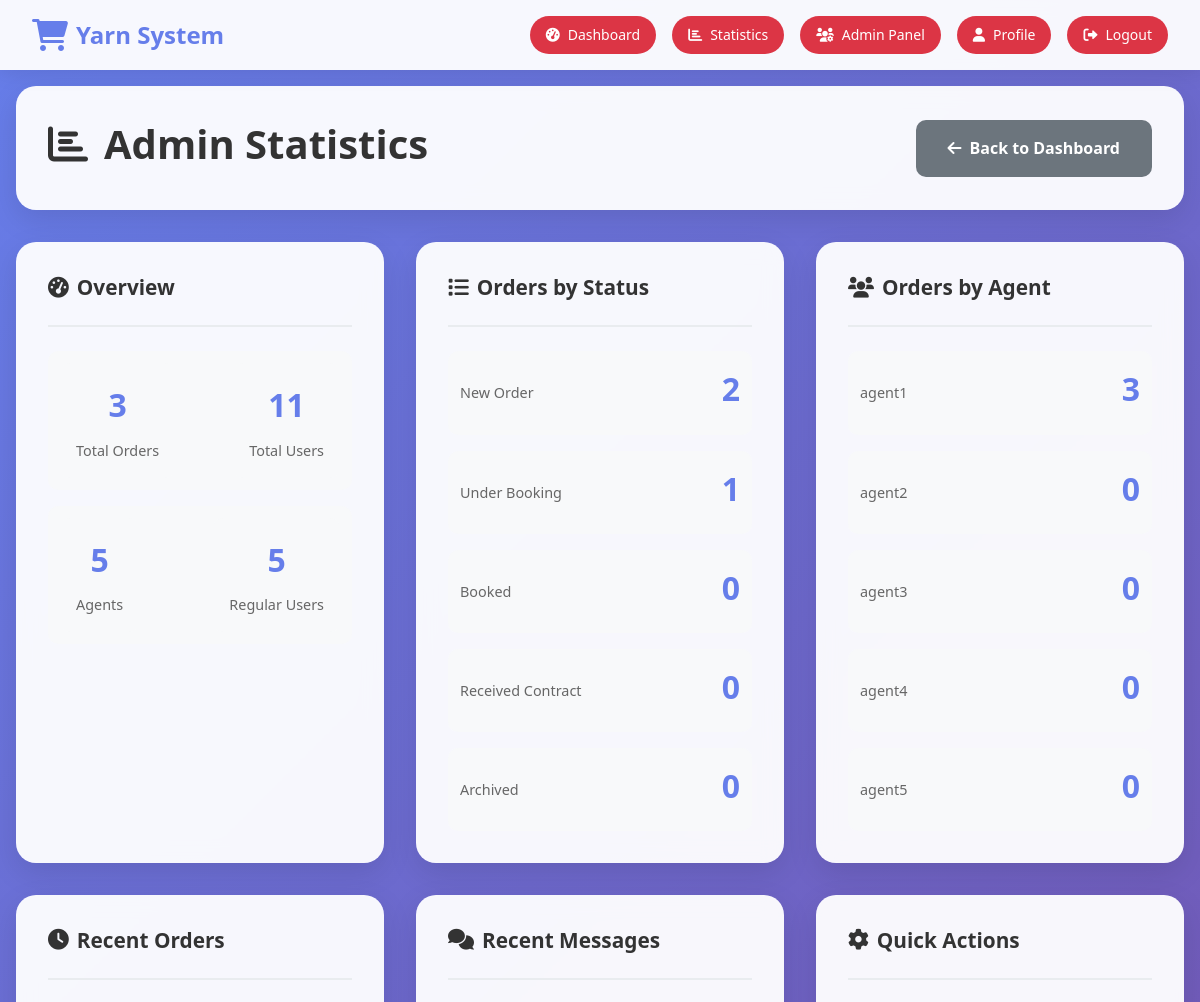
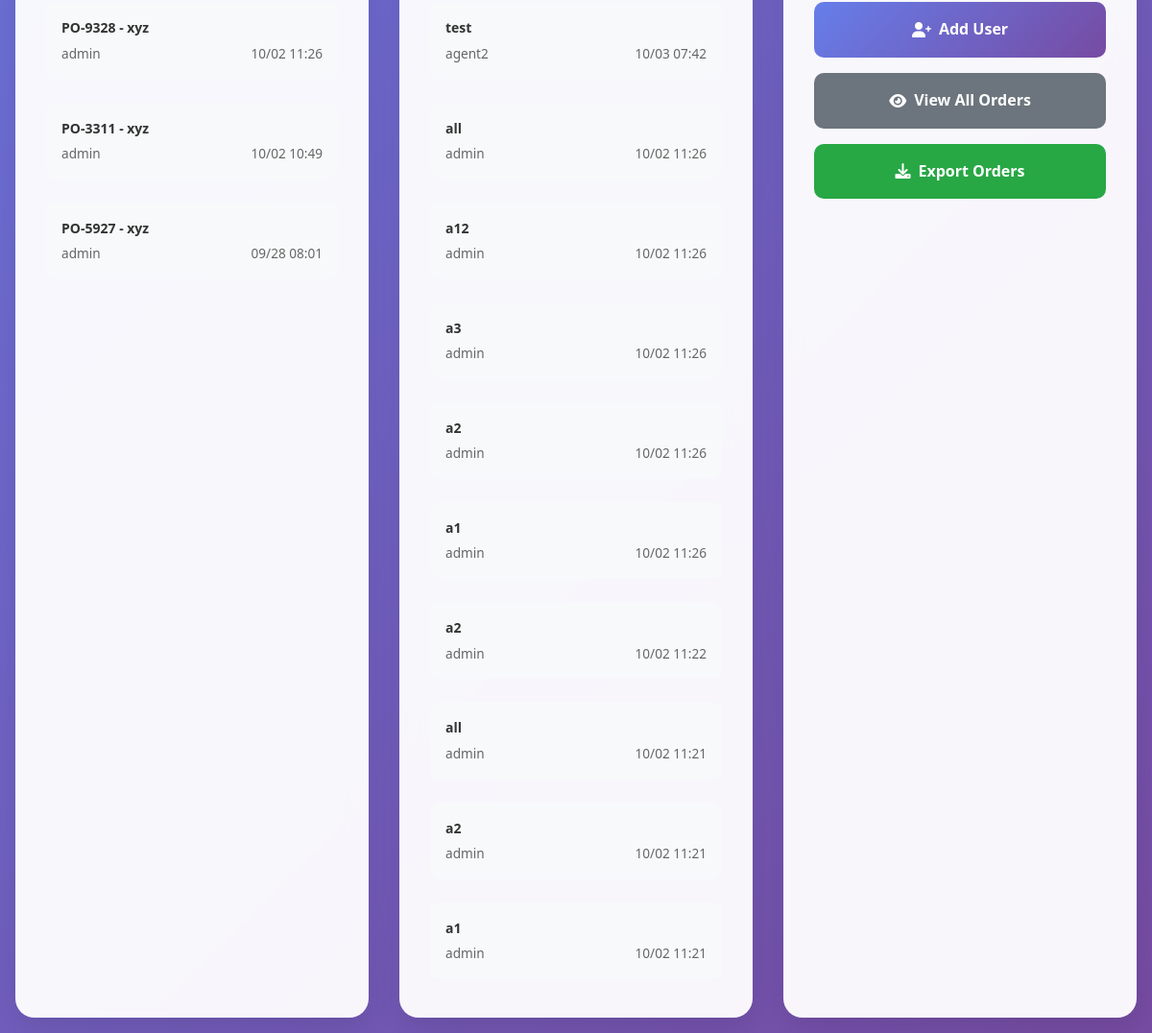
The app's page /admin_stats (signed in), older data (2 pictures, top to bottom).
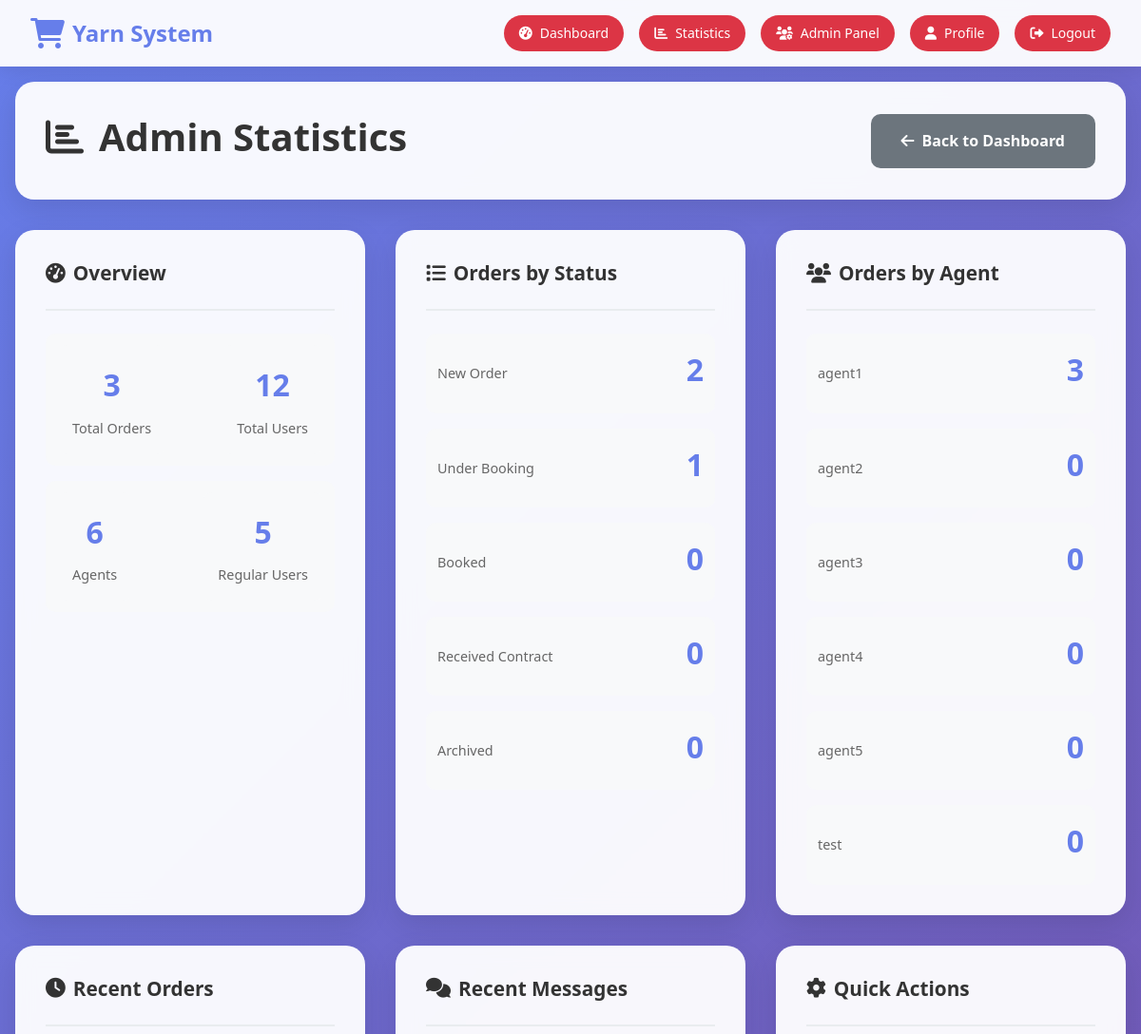
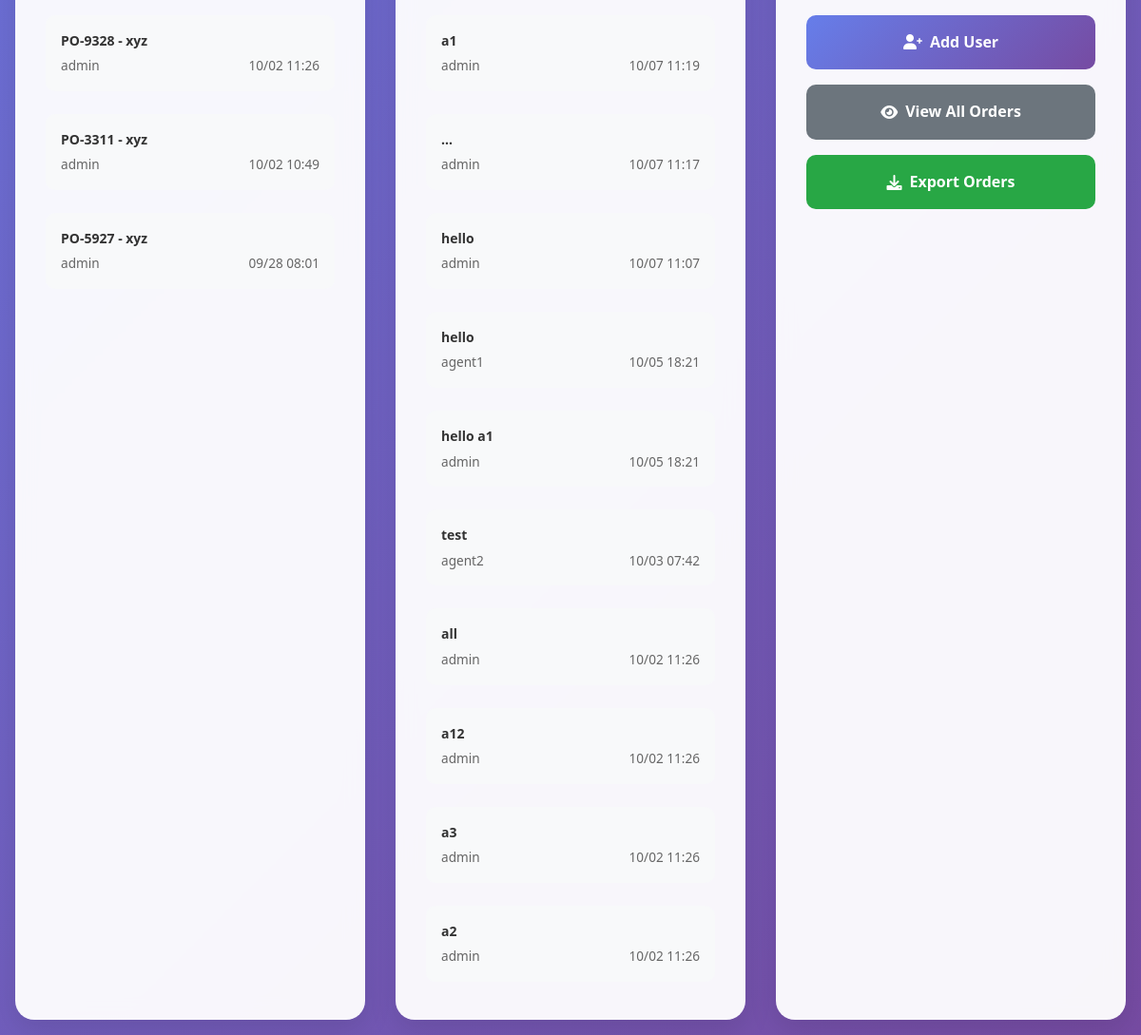
The same page, newer data (2 pictures, top to bottom).
### app.py (models this page shows)
class Order(db.Model):
    id = db.Column(db.Integer, primary_key=True)
    order_id = db.Column(db.String(50), unique=True, nullable=False)  # e.g., PO-1052
    customer_name = db.Column(db.String(200), nullable=False)
    yarn_type = db.Column(db.String(100), nullable=False)
    quantity_kg = db.Column(db.Float, nullable=False)
    startup_date = db.Column(db.Date, nullable=False)
    order_type = db.Column(db.String(20), nullable=False)  # Local / Export
    amount_usd = db.Column(db.Float, nullable=False)
    status = db.Column(db.String(50), nullable=False, default='New Order')
    created_by = db.Column(db.Integer, db.ForeignKey('user.id'), nullable=False)
    assigned_agent = db.Column(db.Integer, db.ForeignKey('user.id'))  # Primary agent
    created_at = db.Column(db.DateTime, default=datetime.utcnow)
    updated_at = db.Column(db.DateTime, default=datetime.utcnow, onupdate=datetime.utcnow)
    creator = db.relationship('User', foreign_keys=[created_by], backref='created_orders')
    agent = db.relationship('User', foreign_keys=[assigned_agent], backref='assigned_orders')

class User(db.Model):
    id = db.Column(db.Integer, primary_key=True)
    username = db.Column(db.String(80), unique=True, nullable=False)
    email = db.Column(db.String(120), unique=True, nullable=False)
    password_hash = db.Column(db.String(120), nullable=False)
    role = db.Column(db.String(20), nullable=False)  # admin, agent, user
    created_at = db.Column(db.DateTime, default=datetime.utcnow)
    is_active = db.Column(db.Boolean, default=True)

class ChatMessage(db.Model):
    id = db.Column(db.Integer, primary_key=True)
    order_id = db.Column(db.Integer, db.ForeignKey('order.id'), nullable=False)
    sender_id = db.Column(db.Integer, db.ForeignKey('user.id'), nullable=False)
    message = db.Column(db.Text, nullable=False)
    created_at = db.Column(db.DateTime, default=datetime.utcnow)
    order = db.relationship('Order', backref='chat_messages')
    sender = db.relationship('User', foreign_keys=[sender_id], backref='sent_messages')
    tagged_agents = db.relationship('ChatTag', backref='message', cascade='all, delete-orphan')

### app.py (the view)
@app.route('/admin_stats')
def admin_stats():
    if 'user_id' not in session:
        return redirect(url_for('login'))
    user = User.query.get(session['user_id'])
    if user.role != 'admin':
        flash('Access denied. Admin privileges required.', 'error')
        return redirect(url_for('dashboard'))
    total_orders = Order.query.count()
    total_users = User.query.count()
    total_agents = User.query.filter_by(role='agent').count()
    total_admins = User.query.filter_by(role='admin').count()
    total_regular_users = User.query.filter_by(role='user').count()
    orders_by_status = {}
    for status in ORDER_STATUSES.keys():
        count = Order.query.filter_by(status=status).count()
        orders_by_status[status] = count
    orders_by_agent = {}
    for agent in User.query.filter_by(role='agent').all():
        count = Order.query.filter_by(assigned_agent=agent.id).count()
        orders_by_agent[agent.username] = count
    total_revenue = db.session.query(db.func.sum(Order.amount_usd)).scalar() or 0
    local_revenue = db.session.query(db.func.sum(Order.amount_usd)).filter_by(order_type='Local').scalar() or 0
    export_revenue = db.session.query(db.func.sum(Order.amount_usd)).filter_by(order_type='Export').scalar() or 0
    recent_orders = Order.query.order_by(Order.created_at.desc()).limit(10).all()
    recent_messages = ChatMessage.query.order_by(ChatMessage.created_at.desc()).limit(10).all()
    return render_template('admin_stats.html',
                         user=user,
                         total_orders=total_orders,
                         total_users=total_users,
                         total_agents=total_agents,
                         total_admins=total_admins,
                         total_regular_users=total_regular_users,
                         orders_by_status=orders_by_status,
                         orders_by_agent=orders_by_agent,
                         total_revenue=total_revenue,
                         local_revenue=local_revenue,
                         export_revenue=export_revenue,
                         recent_orders=recent_orders,
                         recent_messages=recent_messages)

### templates/admin_stats.html (shortened to what the changed rows need)
{% extends "base.html" %}
{% block content %}
<div class="admin-stats-container">
    <div class="stats-header">
        <h1><i class="fas fa-chart-bar"></i> Admin Statistics</h1>
    </div>
    <div class="stats-grid">
        <div class="stats-card">
            <div class="stats-card-content">
                <div class="stat-row">
                    <div class="stat-item">
                        <div class="stat-number">{{ total_users }}</div>
                        <div class="stat-label">Total Users</div>
                    </div>
                </div>
                <div class="stat-row">
                    <div class="stat-item">
                        <div class="stat-number">{{ total_agents }}</div>
                        <div class="stat-label">Agents</div>
                    </div>
                </div>
            </div>
        </div>
        <div class="stats-card">
            <div class="stats-card-content">
                {% for status, count in orders_by_status.items() %}
                <div class="stat-row">
                    <div class="stat-label">{{ status }}</div>
                    <div class="stat-number">{{ count }}</div>
                </div>
                {% endfor %}
            </div>
        </div>
        <div class="stats-card">
            <div class="stats-card-content">
                {% for agent_name, count in orders_by_agent.items() %}
                <div class="stat-row">
                    <div class="stat-label">{{ agent_name }}</div>
                    <div class="stat-number">{{ count }}</div>
                </div>
                {% endfor %}
            </div>
        </div>
        <div class="stats-card">
            <div class="stats-card-content">
                {% for order in recent_orders %}
                <div class="recent-item">
                    <div class="recent-title">{{ order.order_id }} - {{ order.customer_name }}</div>
                    <div class="recent-meta">
                        <span class="recent-creator">{{ order.creator.username }}</span>
                        <span class="recent-time">{{ order.created_at.strftime('%m/%d %H:%M') }}</span>
                    </div>
                </div>
                {% endfor %}
            </div>
        </div>
        <div class="stats-card">
            <div class="stats-card-content">
                {% for message in recent_messages %}
                <div class="recent-item">
                    <div class="recent-title">{{ message.message[:50] }}{% if message.message|length > 50 %}...{% endif %}</div>
                    <div class="recent-meta">
                        <span class="recent-creator">{{ message.sender.username }}</span>
                        <span class="recent-time">{{ message.created_at.strftime('%m/%d %H:%M') }}</span>
                    </div>
                </div>
                {% endfor %}
            </div>
        </div>
    </div>
</div>
{% endblock %}

Row changes from the older to the newer data that the page shows:
no longer on this page (row unchanged): ChatMessage: message "a1", sender.username "admin", created_at "10/02 11:26"
no longer on this page (row unchanged): ChatMessage: message "a2", sender.username "admin", created_at "10/02 11:22"
no longer on this page (row unchanged): ChatMessage: message "all", sender.username "admin", created_at "10/02 11:21"
no longer on this page (row unchanged): ChatMessage: message "a2", sender.username "admin", created_at "10/02 11:21"
no longer on this page (row unchanged): ChatMessage: message "a1", sender.username "admin", created_at "10/02 11:21"
added User: username "test", count "0"
added ChatMessage: message "a1", sender.username "admin", created_at "10/07 11:19"
added ChatMessage: message "...", sender.username "admin", created_at "10/07 11:17"
added ChatMessage: message "hello", sender.username "admin", created_at "10/07 11:07"
added ChatMessage: message "hello", sender.username "agent1", created_at "10/05 18:21"
added ChatMessage: message "hello a1", sender.username "admin", created_at "10/05 18:21"
Text that changed along with them:
{{ total_users }}: "11" → "12"
{{ total_agents }}: "5" → "6"
